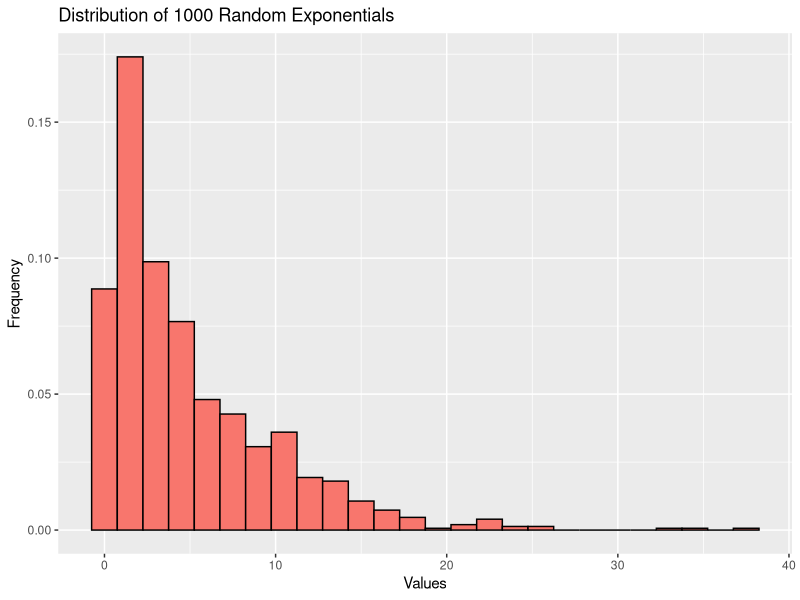
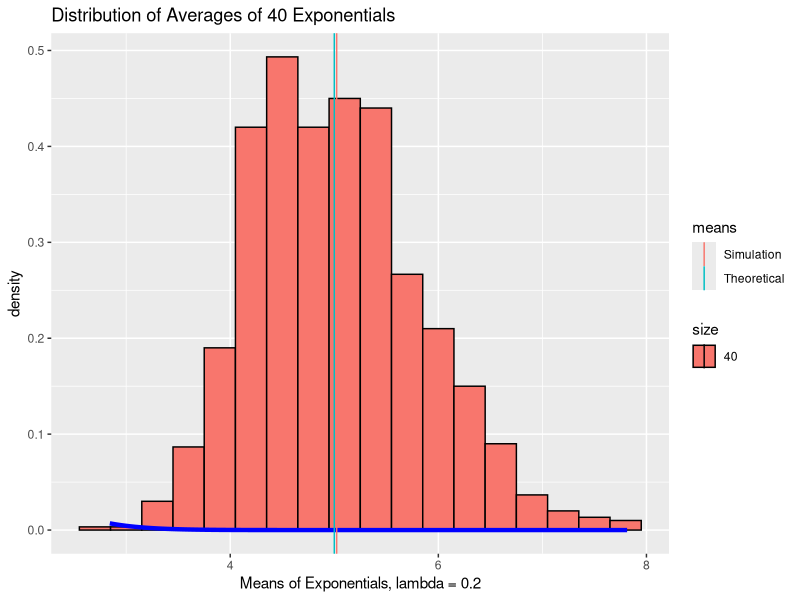

The R source for these figures, in order:
## ---- chunk 1
#load required libraries
suppressMessages(library(ggplot2))
## ---- chunk 2
lambda <- 0.2; sample.size <- 40; no.simulations <- 1000
set.seed(123456)
## ---- chunk 3
simulation.matrix <- matrix(rexp(no.simulations * sample.size, rate=lambda), 
                            no.simulations, sample.size) 
## ---- chunk 4
simulation.mean <- mean(simulation.matrix)
simulation.var <- simulation.mean^2
## ---- chunk 5
print(paste("Simulation Mean = ",round(mean(simulation.matrix),2),sep=""))
## ---- chunk 6
print(paste("Simulation Variance = ",round((mean(simulation.matrix)^2),2),sep=""))
## ---- chunk 7
random.exponentials <- data.frame(x=rexp(no.simulations,lambda))
## ---- chunk 8
g1 <- ggplot(random.exponentials,aes(x = x,fill="red")) +
  geom_histogram(binwidth=1.5, colour = "black", 
                aes(y = ..density..)) +
  labs(title = "Distribution of 1000 Random Exponentials", 
       x = "Values", y = "Frequency") +
  theme(legend.position="none")
## ---- chunk 9
print(g1)
## ---- chunk 10
dat1 <- data.frame(
  x = rowMeans(simulation.matrix),size = factor(rep(c(sample.size),no.simulations)))
## ---- chunk 11
#place theoretical and simulation means in a single data frame so they can be added to the plot legend
means.df <- data.frame(means=c("Theoretical","Simulation"),
                       vals=c(1/lambda,simulation.mean))
## ---- chunk 12
g2 <- ggplot(dat1, aes(x = x, fill = size)) + geom_histogram(binwidth=.3, colour = "black", 
                aes(y = ..density..)) +
  stat_function(fun = dnorm,
                     size = 1.5,
                     col="blue",
                     show_guide=FALSE,
                     arg = list(mean = simulation.mean,sd = sd(dat1$x))) +
  geom_vline(data=means.df,
                    aes(xintercept=vals,
                        colour=means),
                    show_guide = TRUE) +
  labs(title = "Distribution of Averages of 40 Exponentials", 
       x = "Means of Exponentials, lambda = 0.2")
## ---- chunk 13
print(g2)
## ---- chunk 14
random.exponentials <- data.frame(x=rexp(no.simulations,lambda))

g1 <- ggplot(random.exponentials,aes(x = x,fill="red")) +
  geom_histogram(binwidth=1.5, colour = "black", 
                aes(y = ..density..)) +
  labs(title = "Distribution of 1000 Random Exponentials", 
       x = "Values", y = "Frequency") +
  theme(legend.position="none")
## ---- chunk 15
dat1 <- data.frame(
  x = rowMeans(simulation.matrix),size = factor(rep(c(sample.size),no.simulations)))

#place theoretical and simulation means in a single data frame so they can be added to the plot legend
means.df <- data.frame(means=c("Theoretical","Simulation"),
                       vals=c(1/lambda,simulation.mean))

g2 <- ggplot(dat1, aes(x = x, fill = size)) + geom_histogram(binwidth=.3, colour = "black", 
                aes(y = ..density..)) +
  stat_function(fun = dnorm,
                     size = 1.5,
                     col="blue",
                     show_guide=FALSE,
                     arg = list(mean = simulation.mean,sd = sd(dat1$x))) +
  geom_vline(data=means.df,
                    aes(xintercept=vals,
                        colour=means),
                    show_guide = TRUE) +
  labs(title = "Distribution of Averages of 40 Exponentials", 
       x = "Means of Exponentials, lambda = 0.2")
